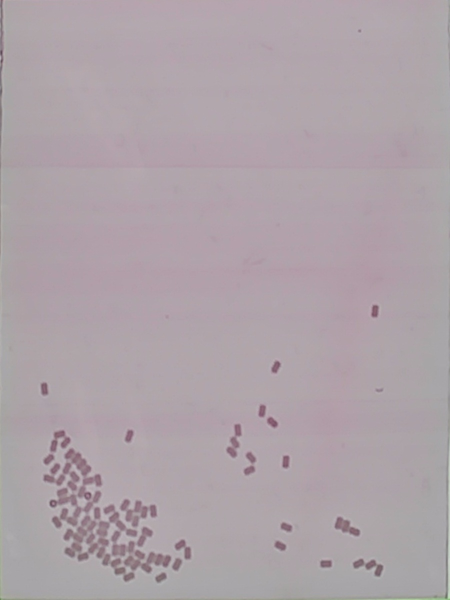
#> input picture 162205_.jpg, 900 x 1200 px, found by its file name (shown at 1/2 size)
$ python 'Watershed Segmentation_230825.py'
#> lines starting #> are read from the running program, lines starting #| are printed output that depends on the picture; after the words box and inside, x2 and y2 are one past the last pixel; in counts of white or black regions, pixels touching at a corner belong together; long printed decimals are rounded
import cv2
import copy
import numpy as np
from matplotlib import pyplot as plt
from scipy.stats import norm
from collections import Counter

def contour_areas_avg(filtered_contours):
    contour_areas = []
    for contour in filtered_contours:
        contour_area = cv2.contourArea(contour)
        contour_areas.append(contour_area)

    # 10의 배수에 따라 그룹으로 나눔
    grouped_data = {}
    for value in contour_areas:
        group = int(value // 10) * 10
        if group in grouped_data:
            grouped_data[group].append(value)
        else:
            grouped_data[group] = [value]

    # 그룹 개체수를 계산합니다.
    group_sizes = {key: len(values) for key, values in grouped_data.items()}

    # 개체수가 가장 많은 2개의 그룹을 찾습니다.
    sorted_groups = sorted(group_sizes.items(), key=lambda x: x[1], reverse=True)
    top_2_groups = sorted_groups[:2]

    top_2_groups_data = []
    averages = []

    for group, _ in top_2_groups:
        values = grouped_data[group]
        top_2_groups_data.append(values)
        average = np.mean(values)
        averages.append(average)

    # 그룹의 데이터를 평탄하게 추출
    all_group_values = [value for values in top_2_groups_data for value in values]

    # 데이터를 정렬한 후 상위 10%와 하위 10%에 해당하는 값을 제외한 나머지 값들을 선택
    sorted_values = sorted(all_group_values)
    total_values = len(sorted_values)
    top_10_percent = int(total_values * 0.1)
    bottom_10_percent = int(total_values * 0.1)
    middle_values = sorted_values[top_10_percent:total_values - bottom_10_percent]
    # 상위 10%와 하위 10%를 제외한 값들의 평균 계산
    filtered_average = np.mean(middle_values)
    print(filtered_average)

    return averages, filtered_average, contour_areas

# Image loading
img_o = cv2.imread("./162205_.jpg")
#> img_o is the input picture: shape (1200, 900, 3); mean B, G, R 168.5, 162.3, 173.7
height, width = img_o.shape[:2]

img_o = img_o[int(height*0.01):int(height*0.99):,int(width*0.01):int(width*0.99)]
#> img_o: shape (1176, 882, 3)

# 밝기 조절할 값 설정 (음수 값은 어둡게, 양수 값은 밝게 조절)
brightness_factor = -30
alp = 1.0

# Noise removal
kernel = cv2.getStructuringElement(cv2.MORPH_RECT, (5, 5))
img_c = copy.deepcopy(img_o)

# 이미지 밝기 조절
adjusted_image = np.int16(img_c) + brightness_factor
adjusted_image = np.clip((1+alp) * adjusted_image - 128 * alp, 0, 255).astype(np.uint8)
adjusted_image = cv2.dilate(adjusted_image, kernel, iterations=1)

# 픽셀 값 0 미만인 경우 0으로 클리핑
img_c = np.clip(adjusted_image, 0, 255).astype(np.uint8)
binary_img = copy.deepcopy(img_c)
channel_data = binary_img[:,:,1]
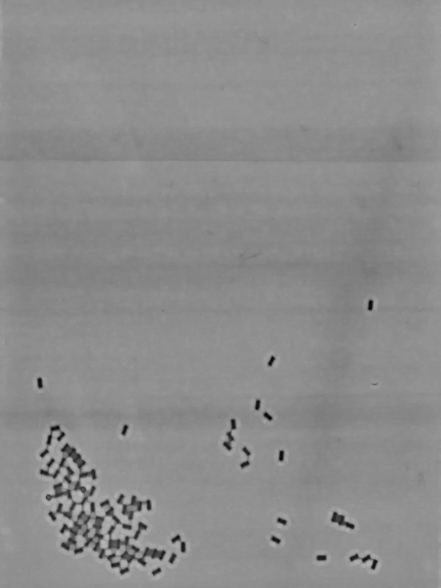
#> channel_data: shape (1176, 882) (shown at 1/2 size); min 0, max 184, mean 140.1

# 0을 제외한 값들의 빈도수 계산
values = channel_data[channel_data != 0]
value_counts = np.bincount(values)
#> value_counts = 185 values, max 184430 at index 144, min 0 at index 0, mean 5606.6

valid_indices = np.where((value_counts >= 200) & (value_counts <= 2500))[0]
#> valid_indices = 58 values from 26 to 178
sorted_indices = np.argsort(value_counts[valid_indices])  # 빈도수 낮은 순서로 정렬된 값의 인덱스
#> sorted_indices = 58 values, max 57 at index 1, min 0 at index 0, mean 28.5
lowest_indices = valid_indices[sorted_indices][:100]
#> lowest_indices = 58 values, max 178 at index 1, min 26 at index 0, mean 88.24

condition = binary_img [:, :, 1] <= np.average(lowest_indices)*1.05# channel values less than or equal
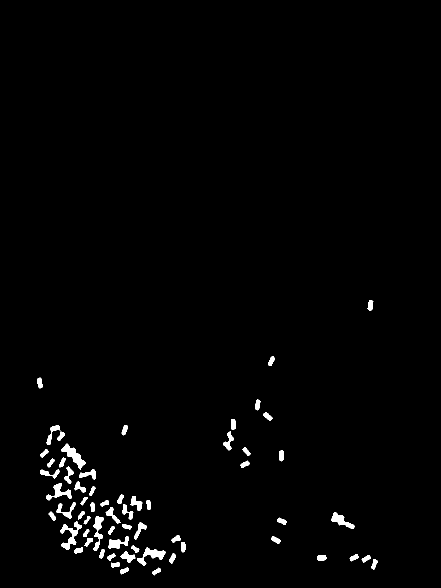
#> condition: shape (1176, 882) bool (shown at 1/2 size); 1.4% white; 62 white regions
binary_img [~condition] = [255,255,255]
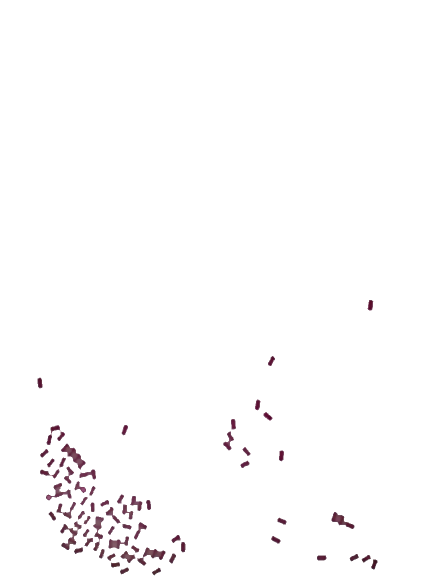
#> binary_img: shape (1176, 882, 3) (shown at 1/2 size); mean B, G, R 252.5, 252.2, 252.9

binary_gray = copy.deepcopy(binary_img)
# 색상 반전 수행
binary_gray = cv2.bitwise_not(binary_gray)
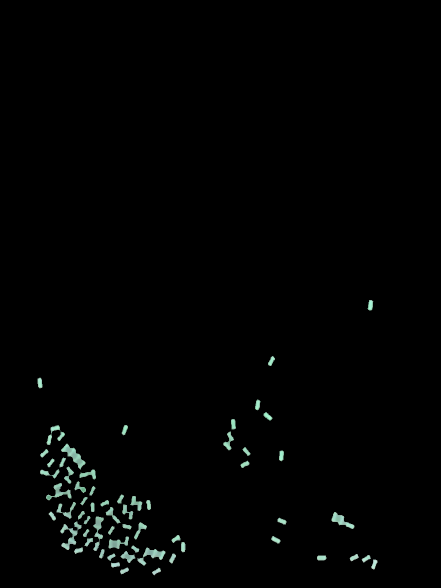
#> binary_gray: shape (1176, 882, 3) (shown at 1/2 size); mean B, G, R 2.5, 2.8, 2.1

# 이진화 수행
threshold_value = 110  # 이진화 임계값 설정
min_contour_area = 50  # 일정 면적 이하는 제외할 윤곽선

_, binary_gray = cv2.threshold(binary_gray, threshold_value, 255, cv2.THRESH_BINARY)
gray_image = cv2.cvtColor(binary_gray, cv2.COLOR_BGR2GRAY)
# 윤곽선 찾기
contours, _ = cv2.findContours(gray_image, cv2.RETR_EXTERNAL, cv2.CHAIN_APPROX_SIMPLE)
#> contours = 62 contours; largest, box (x1, y1, x2, y2) and area: (122, 887, 171, 939) 809, (120, 1043, 163, 1100) 706, (274, 1095, 331, 1131) 682, (186, 1033, 208, 1102) 561, (663, 1024, 709, 1058) 558

# 면적 기준으로 작은 윤곽선 제거
filtered_contours = [contour for contour in contours if min_contour_area < cv2.contourArea(contour)]
#> filtered_contours has the same summary as contours
averages, filtered_average, contour_areas = contour_areas_avg(filtered_contours)
#> the loop in contour_areas_avg, `for contour in filtered_contours:` made 62 passes
#> contour_area on passes 1 to 8: 116, 120.5, 122, 131.5, 150, 123.5, 128.5, 135.5
#> after the loop in contour_areas_avg, `for contour in filtered_contours:`: contour_areas = 62 values, max 809 at index 51, min 79.5 at index 26, mean 206.9
#> the loop in contour_areas_avg, `for value in contour_areas:` made 62 passes
#> (value, group) on passes 1 to 8: (116, 110), (120.5, 120), (122, 120), (131.5, 130), (150, 150), (123.5, 120), (128.5, 120), (135.5, 130)
#> after the loop in contour_areas_avg, `for value in contour_areas:`: grouped_data = 25 items
#> in contour_areas_avg, `sorted_groups = sorted(group_sizes.items(), key=lambda x: x[1], revers..`: sorted_groups = 25 pairs, first value 70 to 800, second value 1 to 9
#> in contour_areas_avg, `top_2_groups = sorted_groups[:2]`: top_2_groups = [(120, 9), (130, 7)]
#> the loop in contour_areas_avg, `for group, _ in top_2_groups:` made 2 passes
#> (group, values, average) on passes 1 to 2: (120, [120.5, 122, 123.5, 128.5, 129, 127, 121, 127.5, 124], 124.8), (130, [131.5, 135.5, 138, 134, 130.5, 139, 133.5], 134.6)
#> after the loop in contour_areas_avg, `for group, _ in top_2_groups:`: averages = [124.8, 134.6]; top_2_groups_data = [[120.5, 122, 123.5, 128.5, 129, 127, 121, 127.5, 124], [131.5, 135.5, 138, 134, 130.5, 139, 133.5]]
#> in contour_areas_avg, `all_group_values = [value for values in top_2_groups_data for value in..`: all_group_values = [120.5, 122, 123.5, 128.5, 129, 127, 121, 127.5, 124, 131.5, 135.5, 138, 134, 130.5, 139, 133.5]
#> in contour_areas_avg, `sorted_values = sorted(all_group_values)`: sorted_values = [120.5, 121, 122, 123.5, 124, 127, 127.5, 128.5, 129, 130.5, 131.5, 133.5, 134, 135.5, 138, 139]
#> in contour_areas_avg, `total_values = len(sorted_values)`: total_values = 16
#> in contour_areas_avg, `top_10_percent = int(total_values * 0.1)`: top_10_percent = 1
#> in contour_areas_avg, `middle_values = sorted_values[top_10_percent:total_values - bottom_10_..`: middle_values = [121, 122, 123.5, 124, 127, 127.5, 128.5, 129, 130.5, 131.5, 133.5, 134, 135.5, 138]
#> in contour_areas_avg, `filtered_average = np.mean(middle_values)`: filtered_average = 129
#| 128.964
#> averages = [124.8, 134.6]; filtered_average = 129

# Count the occurrences of each contour area
contour_area_counts = np.bincount(np.array(contour_areas, dtype=int))
#> contour_area_counts = 810 values, max 2 at index 87, min 0 at index 0, mean 0.0765

# 검출된 윤곽선 그리기
contour_image = copy.deepcopy(img_c)
threshold_average = filtered_average * 1.34
#> threshold_average = 172.8
new_contours = ()

g_color = (0, 255, 0)  # 초록색

# 윤곽선 색칠
for contour, contour_area in zip(filtered_contours, contour_areas):
    if contour_area > threshold_average:
        contour_zeros_image = np.zeros_like(img_o)
        cv2.drawContours(contour_zeros_image, [contour], -1, (255, 255, 255), thickness=cv2.FILLED)
        contour_zeros_imag  = cv2.dilate(contour_zeros_image, kernel, iterations=3)
        result = cv2.bitwise_and(img_o, contour_zeros_image)

        # 결과 이미지의 녹색 채널 데이터 추출
        channel_data = result[:,:,1]
        filtered_data = channel_data[(channel_data >= 100) & (channel_data <= 2500)]
        filtered_data_sorted_max = np.sort(filtered_data)[::-1]
        filtered_data_sorted_min = np.sort(filtered_data)
        filter_value = filtered_data_sorted_max[0]*0.68+filtered_data_sorted_min[0]*0.32

        # 조건에 맞지 않는 픽셀 값을 검은색으로 설정
        condition = result[:, :, 1] <= filter_value
        result[~condition] = [0,0,0]

        # 수정된 'result' 배열을 그레이스케일로 변환
        result_gray = cv2.cvtColor(result, cv2.COLOR_BGR2GRAY)

        # 임계값 처리를 수행하여 이진 이미지 얻기
        _, result_binary = cv2.threshold(result_gray, 0, 255, cv2.THRESH_BINARY)

        # 이진 이미지에서 윤곽선 찾기
        result_contours, _ = cv2.findContours(result_binary, cv2.RETR_EXTERNAL, cv2.CHAIN_APPROX_SIMPLE)
        try:
            for i in result_contours:
                if cv2.contourArea(i) < 320 and 50 < cv2.contourArea(i):
                    cv2.drawContours(contour_image, [i], -1, g_color, -1)
                    new_contours += (i,)
                else:
                    contour_image_c = copy.deepcopy(img_c)
                    mask = np.zeros_like(contour_image)
                    cv2.drawContours(mask, [i], -1, (255, 255, 255), -1)

                    # 기존 이미지에서 해당 윤곽선 부분만 추출
                    masked_region = cv2.bitwise_and(contour_image_c , mask)

                    # 마스크된 영역의 빨간(R) 채널 데이터 추출
                    channel_data = masked_region[:, :, 2]

                    # 특정 범위에 있는 데이터 선택
                    filtered_data = channel_data[(channel_data >= 1) & (channel_data <= 200)]
                    filtered_data_sorted_max = np.sort(filtered_data)[::-1]
                    filtered_data_sorted_min = np.sort(filtered_data)
                    filter_value = filtered_data_sorted_max[0]*0.5+filtered_data_sorted_min[0]*0.5

                    # 조건에 맞지 않는 픽셀 값을 검은색으로 설정
                    condition2 = masked_region[:, :, 2] <= filter_value
                    masked_region[~condition2] = [0,0,0]

                    # 윤곽선 추출
                    gray_masked_region = cv2.cvtColor(masked_region, cv2.COLOR_BGR2GRAY)
                    contours, _ = cv2.findContours(gray_masked_region, cv2.RETR_EXTERNAL, cv2.CHAIN_APPROX_SIMPLE)

                    # 원본 이미지에 추출된 윤곽선 그리기
                    for i in contours:
                        if cv2.contourArea(i) < threshold_average and 50 < cv2.contourArea(i):
                            cv2.drawContours(masked_region, [i], -1, g_color, -1)
                            cv2.drawContours(contour_image, [i], -1, g_color, -1)
                            new_contours += (i,)
                            # 결과 이미지 표시
                            # cv2.imshow('1', masked_region)
                            # cv2.waitKey(0)  # 키 입력 대기

                            # # 창 닫기
                            # cv2.destroyAllWindows()

                        else:
                            contour_image_c = copy.deepcopy(img_c)
                            mask = np.zeros_like(contour_image)
                            cv2.drawContours(mask, [i], -1, (255, 255, 255), -1)

                            # 기존 이미지에서 해당 윤곽선 부분만 추출
                            masked_region_ = cv2.bitwise_and(contour_image_c , mask)
                            # 마스크된 영역의 빨간(R) 채널 데이터 추출
                            channel_data = masked_region_[:, :, 1]

                            # 특정 범위에 있는 데이터 선택
                            filtered_data = channel_data[(channel_data >= 1) & (channel_data <= 200)]
                            filtered_data_sorted_max = np.sort(filtered_data)[::-1]
                            filtered_data_sorted_min = np.sort(filtered_data)
                            filter_value = filtered_data_sorted_max[0]*0.5+filtered_data_sorted_min[0]*0.5
                            condition2 = masked_region_[:, :, 1] <= filter_value
                            masked_region_[~condition2] = [0,0,0]

                            # 윤곽선 추출
                            gray_masked_region = cv2.cvtColor(masked_region_, cv2.COLOR_BGR2GRAY)
                            contours_, _ = cv2.findContours(gray_masked_region, cv2.RETR_EXTERNAL, cv2.CHAIN_APPROX_SIMPLE)
                            for j in contours_:
                                cv2.drawContours(contour_image, [j], -1, g_color, -1)
                                new_contours += (j,)
                                # 결과 이미지 표시
                            # cv2.imshow('2', masked_region_)
                            # cv2.waitKey(0)  # 키 입력 대기

                            # # 창 닫기
                            # cv2.destroyAllWindows()

        except:
            cv2.drawContours(contour_image, [contour], -1, g_color, -1)
            new_contours += (contour,)

    else:
        cv2.drawContours(contour_image, [contour], -1, g_color, -1)
        new_contours += (contour,)
#> this loop made 62 passes
#> contour_area on passes 10, 12, 17, 23, 24, 26, 28, 31: 302.5, 682, 451.5, 267.5, 706.5, 561, 558, 268
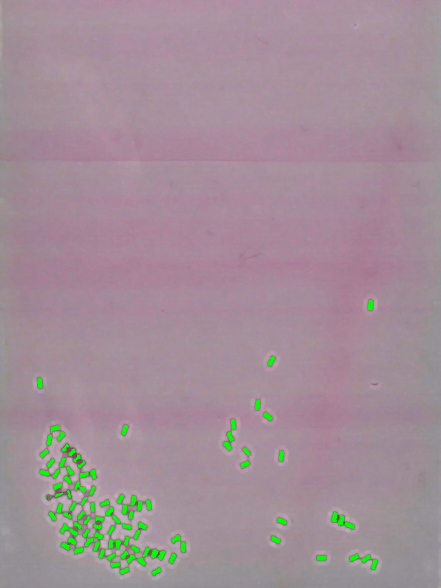
#> contour_image: shape (1176, 882, 3) (shown at 1/2 size); mean B, G, R 152.2, 142.7, 162
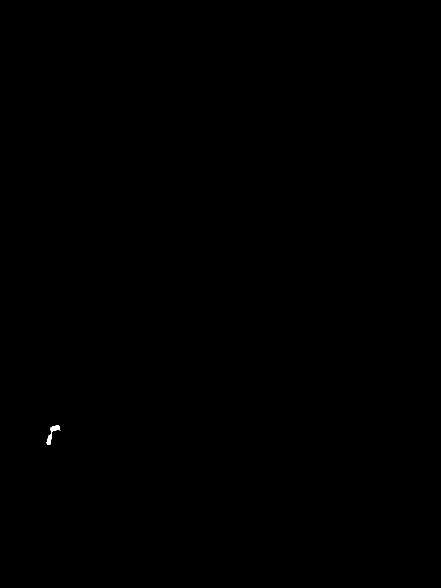
#> contour_zeros_image: shape (1176, 882, 3) (shown at 1/2 size); 0.03% white; 1 white region, box (x1, y1, x2, y2) and area: (93, 850, 121, 890) 332
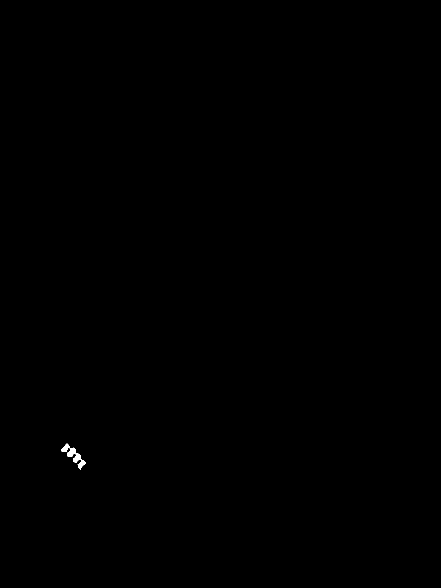
#> mask: shape (1176, 882, 3) (shown at 1/2 size); 0.07% white; 1 white region, box (x1, y1, x2, y2) and area: (122, 887, 171, 939) 726
#> result_binary: shape (1176, 882); 0.03% white; 2 white regions, box (x1, y1, x2, y2) and area: (101, 850, 120, 866) 175, (93, 868, 104, 890) 153


averages, filtered_average, contour_areas = 0, 0, 0
averages, filtered_average, contour_areas = contour_areas_avg(new_contours)
#> the loop in contour_areas_avg (call 2), `for contour in filtered_contours:` made 93 passes
#> the loop in contour_areas_avg (call 2), `for value in contour_areas:` made 93 passes
#> the loop in contour_areas_avg (call 2), `for group, _ in top_2_groups:` made 2 passes
#> (group, average) on passes 1 to 2: (120, 125), (100, 105)
#| 116.375
#> averages = [125, 105]; filtered_average = 116.4; contour_areas = 93 values, max 255.5 at index 30, min 0 at index 58, mean 120.8
threshold_average = filtered_average * 1.7
#> threshold_average = 197.8
unit_contours = 0  # 초록색으로 칠해진 윤곽선 개수 초기화
red_areas = []
red_dict = {}

for contour, contour_area in zip(new_contours, contour_areas):
    if contour_area > threshold_average:
        if contour_area < 380:
            red_dict[contour_area] = 2
        else:
            if 380 <= contour_area < 520:
                red_dict[contour_area] = 3
            else:
                red_dict[contour_area] = 4
#> this loop made 93 passes
#> after the loop, red_dict = {246: 2, 255: 2, 255.5: 2}
print(red_dict)
#| {246.0: 2, 255.0: 2, 255.5: 2}

for contour, contour_area in zip(new_contours, contour_areas):
    if contour_area > threshold_average:
        unit_contours += red_dict[contour_area]  # 윤곽선 개수 증가
        red_areas.append(contour_area)
        M = cv2.moments(contour)
        cX = int(M["m10"] / M["m00"])
        cY = int(M["m01"] / M["m00"])
        text = str(unit_contours)
        text_size = cv2.getTextSize(text, cv2.FONT_HERSHEY_SIMPLEX, 0.3, 1)[0]
        text_org = (cX - text_size[0] // 2, cY + text_size[1] // 2)
        cv2.putText(contour_image, f"{unit_contours}({red_dict[contour_area]})", (cX, cY), cv2.FONT_HERSHEY_SIMPLEX, 0.3, (255,0 ,0), 1)

    elif contour_area > 0:
        unit_contours += 1  # 윤곽선 개수 증가
        M = cv2.moments(contour)
        cX = int(M["m10"] / M["m00"])
        cY = int(M["m01"] / M["m00"])
        text = str(unit_contours)
        text_size = cv2.getTextSize(text, cv2.FONT_HERSHEY_SIMPLEX, 0.4, 1)[0]
        text_org = (cX - text_size[0] // 2, cY + text_size[1] // 2)
        cv2.putText(contour_image, str(unit_contours), (cX, cY), cv2.FONT_HERSHEY_SIMPLEX, 0.4, (0, 0, 0), 1)
#> this loop made 93 passes
#> (contour_area, unit_contours, cX, cY, text, text_size, text_org) on passes 1 to 8: (116, 1, 312, 1142, '1', (9, 9), (308, 1146)), (120.5, 2, 248, 1141, '2', (9, 9), (244, 1145)), (122, 3, 230, 1129, '3', (9, 9), (226, 1133)), (131.5, 4, 748, 1128, '4', (9, 9), (744, 1132)), (150, 5, 642, 1115, '5', (9, 9), (638, 1119)), (123.5, 6, 732, 1116, '6', (9, 9), (728, 1120)), (128.5, 7, 707, 1114, '7', (9, 9), (703, 1118)), (135.5, 8, 344, 1116, '8', (9, 9), (340, 1120))

print("초록색으로 칠해진 윤곽선 개수:", unit_contours)
#| 초록색으로 칠해진 윤곽선 개수: 94

# Create subplots using GridSpec
fig = plt.figure(figsize=(12, 6))
grid = plt.GridSpec(2, 2, wspace=0.1, hspace=0.1)

ax4 = plt.subplot(grid[:, :])
ax4.imshow(contour_image)
ax4.set_title("contour Image")
ax4.axis('off')

plt.tight_layout()
plt.show()
